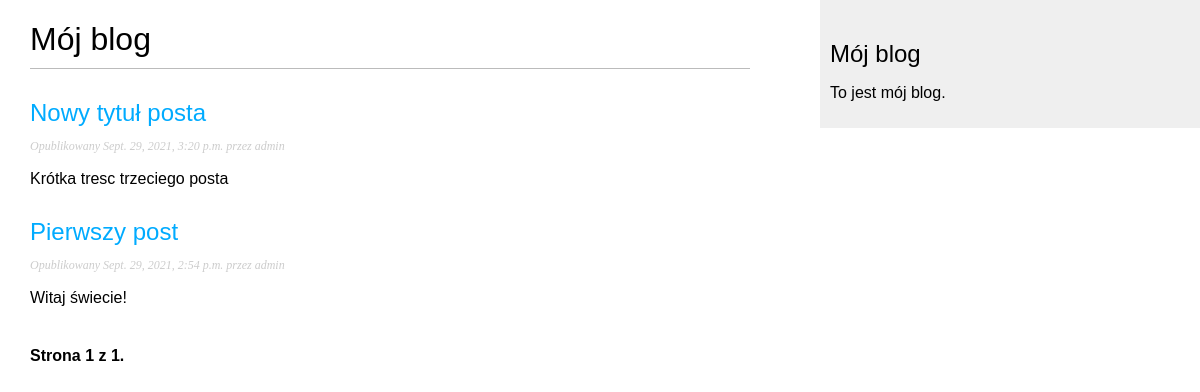
Page /blog/ on the earlier database version.
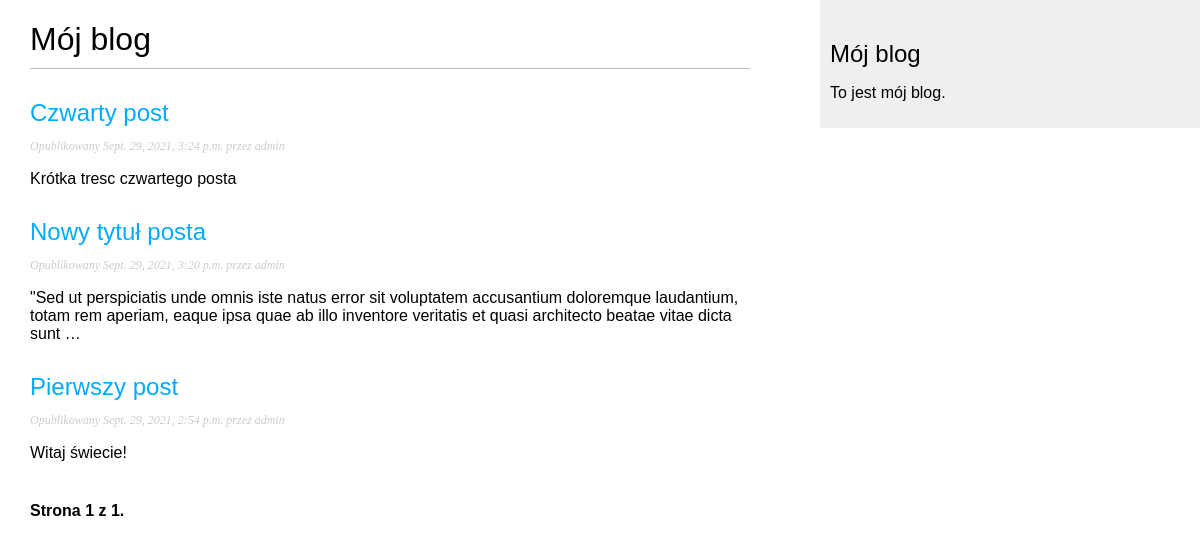
Same page on the later database version.
### blog/models.py (models this page shows, shortened)
class Post(models.Model):
    STATUS_CHOICES = (
        ('draft', 'Draft'),
        ('published', 'Published'),
    )
    title = models.CharField(max_length=250)  # Post title
    slug = models.SlugField(max_length=250, unique_for_date='publish')  # To use in URL. Short label for SEO
    author = models.ForeignKey(User,
                               on_delete=models.CASCADE,
                               related_name='blog_posts')  # Based on User from Django, connects User with posts
    body = models.TextField()
    publish = models.DateTimeField(default=timezone.now)
    created = models.DateTimeField(auto_now_add=True)
    status = models.CharField(max_length=10,
                              choices=STATUS_CHOICES,
                              default='draft')
    def get_absolute_url(self):
        return reverse('blog:post_detail',
                       args=[self.publish.year,
                             self.publish.strftime('%m'),
                             self.publish.strftime('%d'),
                             self.slug])
    class Meta:
        ordering = ('-publish',)
    objects = models.Manager()
    published = PublishedManager()

### blog/views.py (the view)
# urls.py: path('', views.PostListView.as_view(), name='post_list'),
class PostListView(ListView):
    queryset = Post.published.all()
    context_object_name = 'posts'
    paginate_by = 3
    template_name = 'blog/post/list.html'

### blog/templates/blog/post/list.html (shortened to what this page needs)
{% extends "blog/base.html" %}
{% block content %}
<h1>Mój blog</h1>
{% for post in posts %}
<h2>
    <a href="{{ post.get_absolute_url }}">
        {{ post.title }}
    </a>
</h2>
<p class="date">
    Opublikowany {{ post.publish }} przez {{ post.author }}
</p>
{{ post.body|truncatewords:30|linebreaks }}
{% endfor %}
    {% include "pagination.html" with page=page_obj %}
{% endblock %}

### blog/templates/blog/base.html (shortened to what this page needs)
{% load static %}
<!DOCTYPE html>
<html>
<head>
    <link href="{% static "css/blog.css" %}" rel="stylesheet">
</head>
<body>
<div id="content">
    {% block content %}
    {% endblock %}
</div>
<div id="sidebar">
    <h2>Mój blog</h2>
        <p>To jest mój blog.</p>
</div>
</body>
</html>

### blog/templates/pagination.html (shortened to what this page needs)
<div class="pagination">
    <span class="step-links">
        <span class="current">
            Strona {{ page.number }} z {{ page.paginator.num_pages }}.
        </span>
    </span>
</div>

### blog/static/css/blog.css (style rules this page uses)
body { margin:0; padding:0; font-family:helvetica, sans-serif; }
a { color:#00abff; text-decoration:none; }
h1 { font-weight:normal; border-bottom:1px solid #bbb; padding:0 0 10px 0; }
h2 { font-weight:normal; margin:30px 0 0; }
#content { float:left; width:60%; padding:0 0 0 30px; }
#sidebar { float:right; width:30%; padding:10px; background:#efefef; height:100%; }
p.date { color:#ccc; font-family: georgia, serif; font-size: 12px; font-style: italic; }
.pagination { margin:40px 0; font-weight:bold; }

Differences in the rows shown:
now on this page (row edited): Post: title "Czwarty post", publish "Sept. 29, 2021, 3:24 p.m.", author "admin", body "Krótka tresc czwartego posta"
changed Post "Nowy tytuł posta": body "Krótka tresc trzeciego posta" → "\"Sed ut perspiciatis unde omnis iste natus error sit voluptatem accusantium doloremque laudantium, totam rem aperiam, eaque ipsa quae ab illo inventore veritatis et quasi architecto beatae vitae dicta sunt …"
